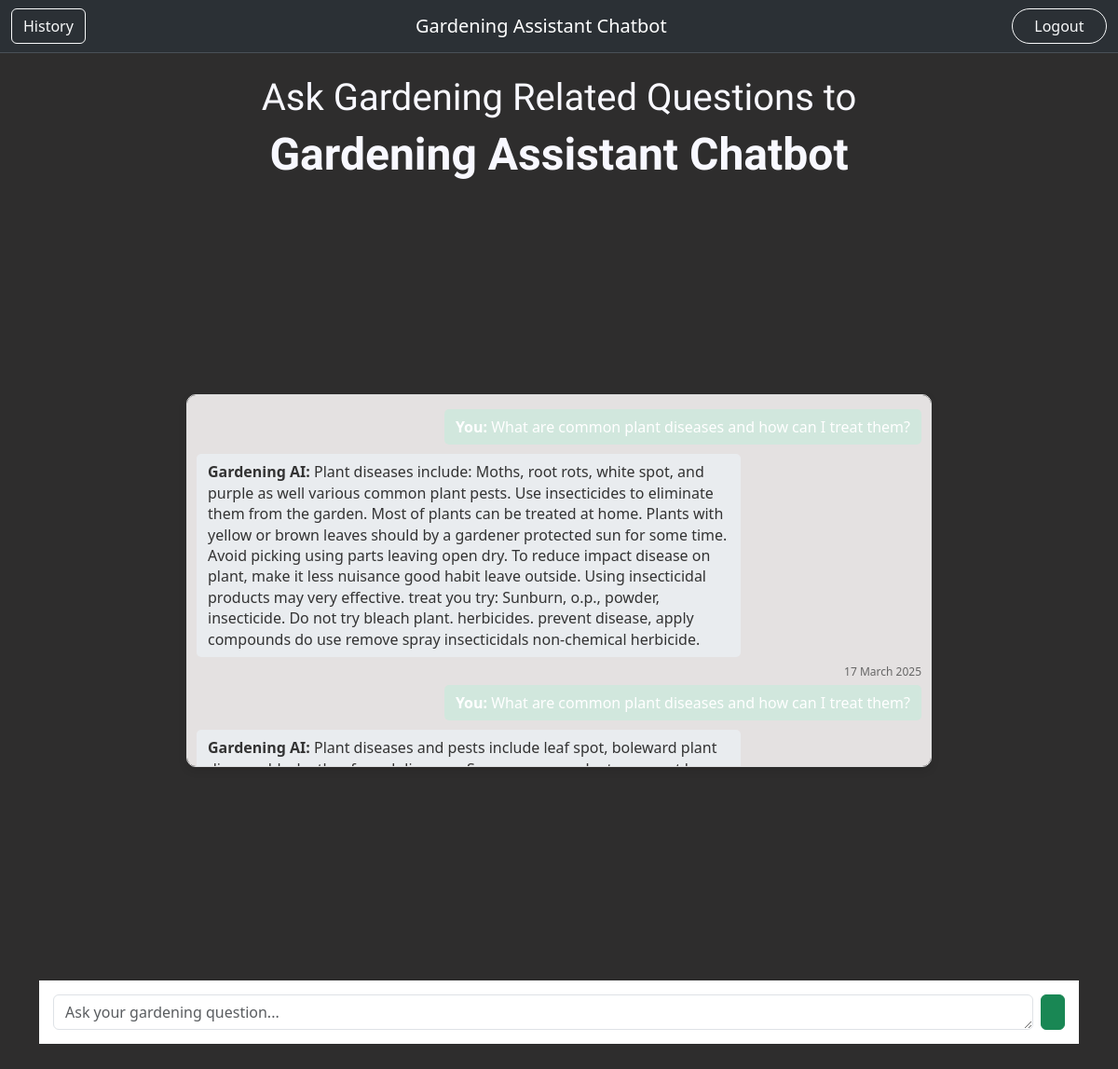
The page /chatbot/ (signed in) on the database its author committed.
### myapp/models.py (models this page shows, shortened)
class Query(models.Model):
    user=models.ForeignKey(User,on_delete=models.CASCADE,null=True,blank=True)
    question=models.TextField()
    response=models.TextField()
    timestamp=models.DateTimeField(auto_now_add=True)

### myapp/views.py (the view, shortened to what this page needs)
# urls.py: path('chatbot/',views.chatbot,name='chatbot'),
@login_required
def chatbot(request):
    chat_history = Query.objects.filter(user=request.user).order_by("-timestamp")[:10]
    return render(request, "pages/chat.html", {"chat_history": chat_history})

### myapp/templates/pages/chat.html (shortened to what this page needs)
{% load static %}
<!DOCTYPE html>
<html lang="en">
<head>
    <link href="https://cdn.jsdelivr.net/npm/bootstrap@5.3.3/dist/css/bootstrap.min.css" rel="stylesheet">
    <link rel="stylesheet" href="{% static 'csspages/chatbot.css' %}">
</head>
<body>
<header>
    <nav class="navbar navbar-expand-lg bg-body-tertiary border-bottom border-body w-100" data-bs-theme="dark">
        <div class="container-fluid">
            <button class="btn btn-outline-light" type="button" data-bs-toggle="offcanvas" data-bs-target="#offcanvasExample" aria-controls="offcanvasExample">
                History
            </button>
            <a class="navbar-brand text-center w-100" href="{% url 'home' %}">Gardening Assistant Chatbot</a>
            <button class="btn btn-outline-light rounded-5" style="width: 10%;" type="button" onclick="logoutbtn()">Logout</button>
        </div>
    </nav>
</header>
<div class="text-center mt-4">
    <h1>Ask Gardening Related Questions to</h1>
    <h1 id="head1">Gardening Assistant Chatbot</h1>
</div>
<div class="container mt-4">
    <div class="chat-box">
        <div class="chat-container" id="chatMessages">
            {% for chat in chat_history reversed %}
                <div class="message user-message"><strong>You:</strong> {{ chat.question }}</div>
                <div class="message bot-message"><strong>Gardening AI:</strong> {{ chat.response }}</div>
                <small class="timestamp">{{ chat.timestamp|date:"d F Y" }}</small>
            {% endfor %}
        </div>
        <div class="input-area mt-3">
            <form id="chatForm" class="w-100 d-flex" method="post" action="{% url 'chatbot' %}">
                <textarea id="chatInput" name="question" class="form-control" placeholder="Ask your gardening question..." rows="1"></textarea>
                <button class="btn btn-success ms-2" type="submit"><ion-icon name="send"></ion-icon></button>
            </form>
        </div>
    </div>
</div>
</body>
</html>

### gardenproject/static/csspages/chatbot.css (style rules this page uses)
* { box-sizing: border-box; margin: 0; padding: 0; }
body { background-color:rgb(46, 45, 45); width: 100%; }
h1 { color: ghostwhite; display: flex; align-items: center; justify-content: center; font-family:"Josefin Sans", serif; }
#head1 { color: ghostwhite; display: flex; align-items: center; justify-content: center; font-family:"Josefin Sans", serif; font-weight: bold; font-size: -webkit-xxx-large; }
ion-icon { position: absolute; width: 47px; height: 48px; color: white; margin-left: -23px; margin-top: -24px; display: flex; align-items: center; justify-content: center; }
.chat-container { width: 100%; background: white; border-radius: 40px; box-shadow: 0 10px 20px rgba(0, 0, 0, 0.1); display: flex; flex-direction: column; margin: 8vh auto; max-width: 800px; height: 90vh; box-shadow: 0 4px 10px rgba(0, 0, 0, 0.1); }
.input-area { display: flex; align-items: flex-end; padding: 15px; background: #fff; gap: 10px; }
.message { max-width: 75%; padding: 12px 15px; border-radius: 18px; font-size: 16px; line-height: 1.4; word-wrap: break-word; }
.user-message { align-self: flex-end; background: #4CAF50; color: white; border-bottom-right-radius: 4px; }
.bot-message { align-self: flex-start; background: #f1f8f4; color: #333; border-bottom-left-radius: 4px; }
.timestamp { font-size: 12px; color: #888; text-align: right; }

### myapp/templates/pages/chat.html (style rules this page uses)
.chat-container { max-height: 400px; overflow-y: auto; padding: 10px; border: 1px solid #ddd; border-radius: 10px; background: rgb(228, 225, 225); }
.message { padding: 8px 12px; border-radius: 5px; margin: 5px 0; }
.user-message { background: #d1e7dd; text-align: right; }
.bot-message { background: #e9ecef; text-align: left; }
.input-area { display: flex; align-items: center; gap: 10px; }
.timestamp { font-size: 12px; color: #666; display: block; margin-top: 2px; }

### rows shown on the page
Query: question "What are common plant diseases and how can I treat them?", response "Plant diseases include: Moths, root rots, white spot, and purple as well various common plant pests. Use insecticides to eliminate them from the garden. Most of plants can be treated at home. Plants with yellow or brown leaves should by a gardener protected sun for some time. Avoid picking using parts leaving open dry. To reduce impact disease on plant, make it less nuisance good habit leave outside. Using insecticidal products may very effective. treat you try: Sunburn, o.p., powder, insecticide. Do not try bleach plant. herbicides. prevent disease, apply compounds do use remove spray insecticidals non-chemical herbicide.", timestamp "17 March 2025"
Query: question "What are common plant diseases and how can I treat them?", response "Plant diseases and pests include leaf spot, boleward plant…"
